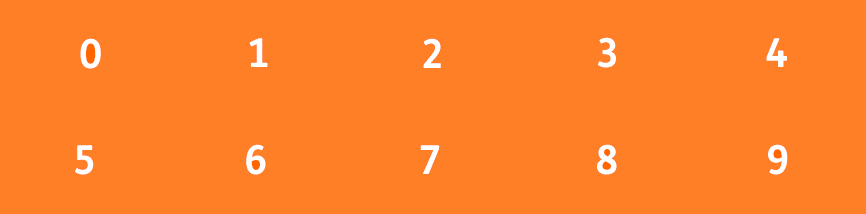
#> input picture transaction_classifier/web/ing_website/login_key_images/all_keys.png, 866 x 214 px, found by its file name
$ python create_keypad_training_set.py
#> lines starting #> are read from the running program, lines starting #| are printed output that depends on the picture; after the words box and inside, x2 and y2 are one past the last pixel; in counts of white or black regions, pixels touching at a corner belong together
import sys
import numpy as np
import cv2
import os


keys_image = os.path.realpath('./transaction_classifier/web/ing_website/login_key_images/all_keys.png').replace('\\', '/')

im = cv2.imread(keys_image)
#> im is the input picture: shape (214, 866, 3); mean B, G, R 42.3, 128.9, 255
im3 = im.copy()

gray = cv2.cvtColor(im,cv2.COLOR_BGR2GRAY)
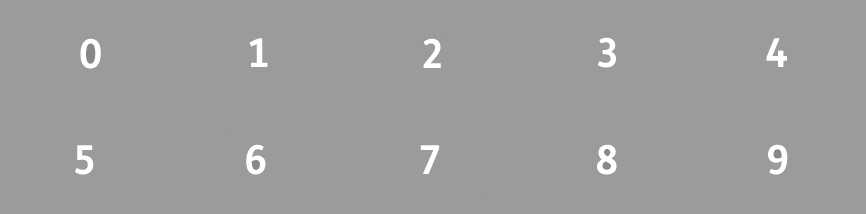
#> gray: shape (214, 866); min 136, max 255, mean 156.5
blur = cv2.GaussianBlur(gray,(5,5),0)
thresh = cv2.adaptiveThreshold(blur,255,1,1,11,2)
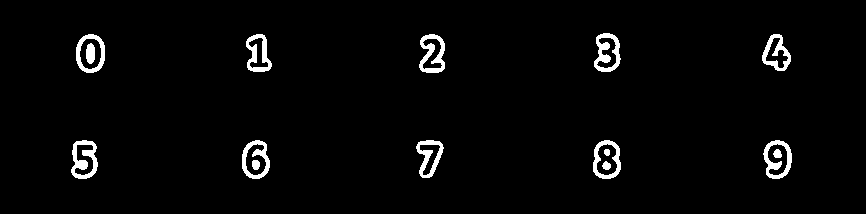
#> thresh: shape (214, 866); 2.8% white; 15 white regions

#################      Now finding Contours         ###################

contours, hierarchy = cv2.findContours(thresh,cv2.RETR_LIST,cv2.CHAIN_APPROX_SIMPLE)
#> contours = 25 contours; largest, box (x1, y1, x2, y2) and area: (76, 34, 105, 73) 886, (593, 140, 621, 179) 858, (763, 140, 792, 179) 837, (242, 140, 270, 179) 826, (71, 140, 98, 179) 804

samples = np.empty((0,100))
responses = []
keys = [i for i in range(48,58)]

for cnt in contours:
    if cv2.contourArea(cnt) > 50:
        [x,y,w,h] = cv2.boundingRect(cnt)

        if h>28:
            cv2.rectangle(im,(x,y),(x+w,y+h),(0,0,255),2)
            roi = thresh[y:y+h,x:x+w]
            roismall = cv2.resize(roi, (10, 10))
            cv2.imshow('norm',im)
            key = cv2.waitKey(0)

            if key == 27:  # (escape to quit)
                sys.exit()
#> (the program exits here)
